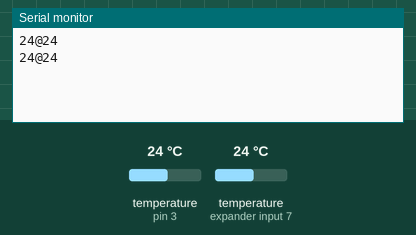
Recording of a sketch running on a simulated Arduino Uno, built with avr-gcc and run on an emulated ATmega328P. Shown: the last lines printed to the serial monitor. Inputs (shaded band) come from the test bench; at power-on: temperature (sensors on pin 3, expander input 7) 24 °C.

Above: at 2.3 s.
2.4 s: temperature (sensor on pin 3) set to 12 °C
At 3.0 s:
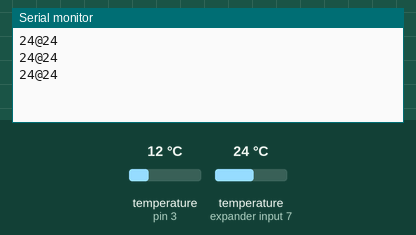
3.9 s: temperature (sensor on expander input 7) set to 12 °C
At 4.5 s:
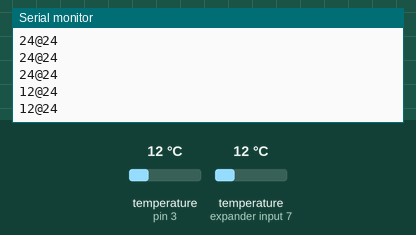
5.4 s: temperature (sensor on pin 3) set to 19 °C
At 6.1 s:
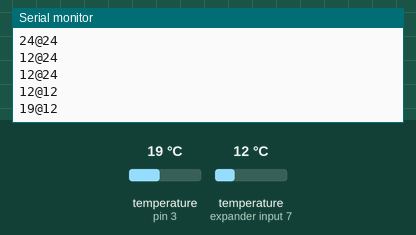
6.9 s: temperature (sensor on expander input 7) set to 19 °C
At 7.6 s:
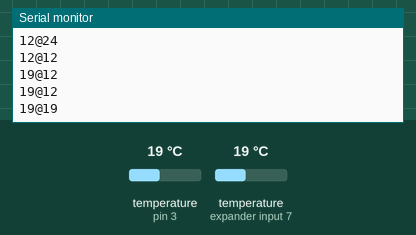
Timing chart, 0 to 9.4 s (numbered marks = the images above; inputs shaded):
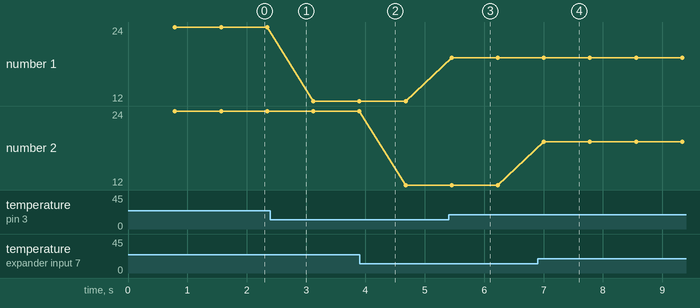

The sketch:

termometro.ino
```cpp
#include <OneWire.h>
#include <DallasTemperature.h>

// Data wire is plugged into port 2 on the Arduino
#define ONE_WIRE_BUS 3

// Setup a oneWire instance to communicate with any OneWire devices (not just Maxim/Dallas temperature ICs)
OneWire oneWire(ONE_WIRE_BUS);

// Pass our oneWire reference to Dallas Temperature.
DallasTemperature sensors(&oneWire);

void setup(void){
  // start serial port
  Serial.begin(9600);
  sensors.begin();
}

void loop(void){
  sensors.requestTemperatures(); // Send the command to get temperatures
  int t1=sensors.getTempCByIndex(0);
  int t2=sensors.getTempCByIndex(1);
  Serial.print(t1);
  Serial.print('@');
  Serial.println(t2);
}
```

Measured:
- after the input at 5.4 s, the serial monitor: prints a new line after 0.05 s (image 3)
- after the input at 6.9 s, the serial monitor: prints a new line after 0.10 s (image 4)
- plotted number 1: 24 → 12 after the input at 2.4 s, 12 → 19 after the input at 5.4 s
